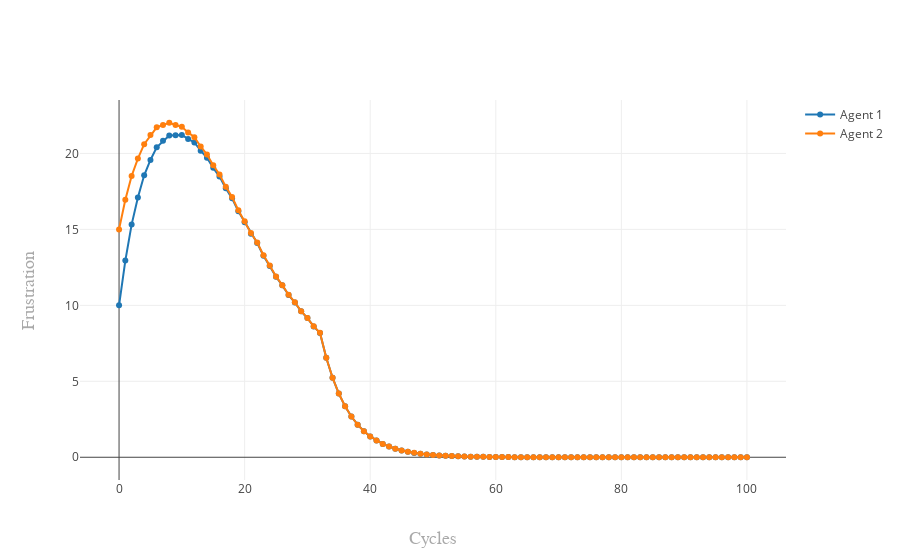

The notebook cell saved with this chart:
### Code cell
my_workplace.plot_frustration()
